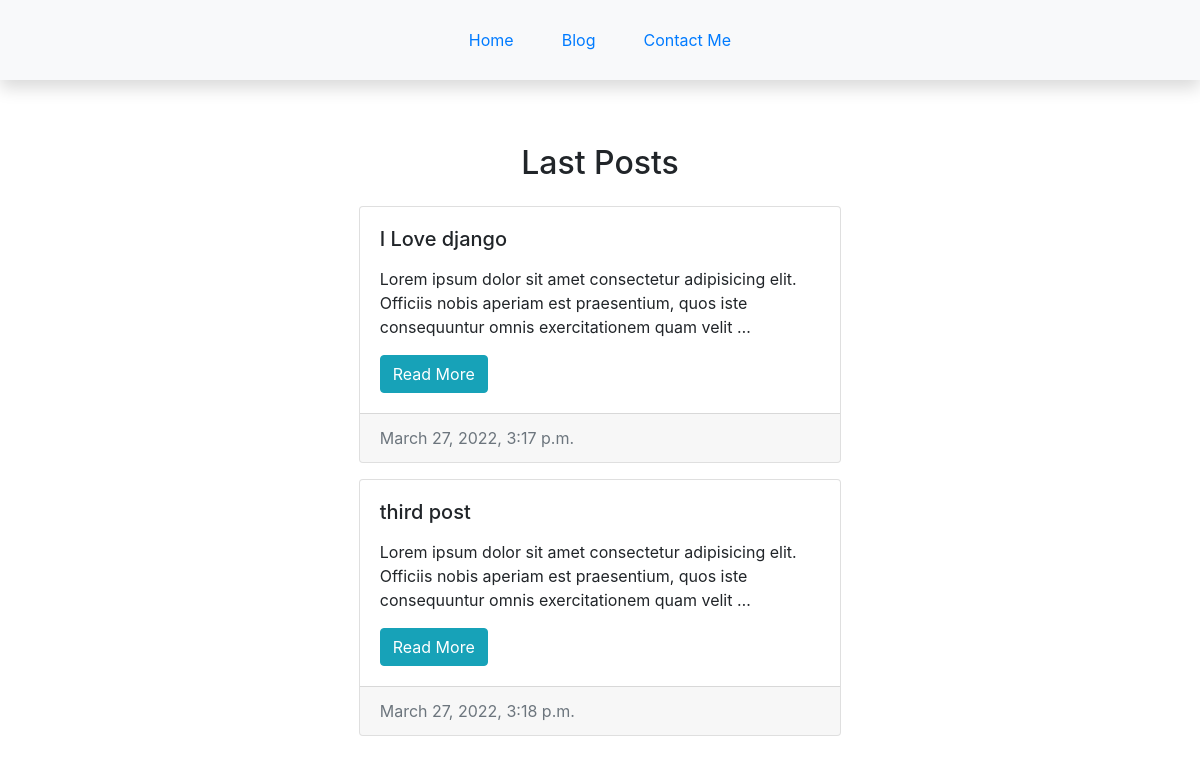
Screenshot of /blog/ with the database file from the repository.
### blog/models.py (models this page shows, shortened)
class Post(models.Model):
    writer=models.ForeignKey(User, on_delete=models.CASCADE)
    title=models.CharField(max_length=150)
    body=models.TextField()
    slug=models.SlugField(max_length=150, unique_for_date='created', null=True, blank=True)
    created=models.DateTimeField(auto_now_add=True)

### blog/views.py (the view)
# urls.py: path('', PostsView.as_view(), name='post_list'),
class PostsView(ListView):
    queryset=Post.objects.all()
    template_name='blog/posts.html'
    context_object_name='posts'

### blog/templates/blog/posts.html
{% extends 'base.html' %}
{% block content %}
{% include 'header.html' %}
        <div class="row justify-content-center" style="margin-top: 120px;">
        <div class="col-md-5">
        <h2 class="text-center m-4">Last Posts</h2>
            {% for post in posts %}
                <div class="card mb-3">
                    <div class="card-body">
                        <h5 class="card-title">{{post.title}}</h5>
                        <p class="card-text">{{post.body |truncatewords:20 |linebreaks}}</p>
                            <a href="{% url 'post_detail' slug=post.slug id=post.id %}" class="btn btn-info">Read More</a>
                    </div>
                    <div class="card-footer text-muted">
                        {{post.created}}
                    </div>
                </div>
            {% endfor %}
        </div>
        </div>
{% endblock %}

### templates/base.html (shortened to what this page needs)
{% load static %}
<!DOCTYPE html>
<html>
<head>
    <link rel="stylesheet" type="text/css" href="{% static 'bootstrap.min.css' %}">
</head>
<body>
	{% block content %}
	{% endblock %}
</body>
</html>

### templates/header.html
{% load static %}
<div class="nav-scroller py-1 mb-2 bg-light fixed-top shadow">
	<nav class="nav d-flex justify-content-center">
		<a class="p-4 link-secondary" href="{% url 'home' %}">Home</a>
		<a class="p-4 link-secondary" href="{% url 'post_list' %}">Blog</a>
		<a class="p-4 link-secondary" href="{% url 'contact_me' %}">Contact Me</a>
	</nav>
</div>

### rows the page displays
Post: title "I Love django", body "Lorem ipsum dolor sit amet consectetur adipisicing elit. Officiis nobis aperiam est praesentium, quos iste consequuntur omnis exercitationem quam velit …", created "March 27, 2022, 3:17 p.m."
Post: title "third post", body "Lorem ipsum dolor sit amet consectetur adipisicing elit. Officiis nobis aperiam est praesentium, quos iste consequuntur omnis exercitationem quam velit …", created "March 27, 2022, 3:18 p.m."
